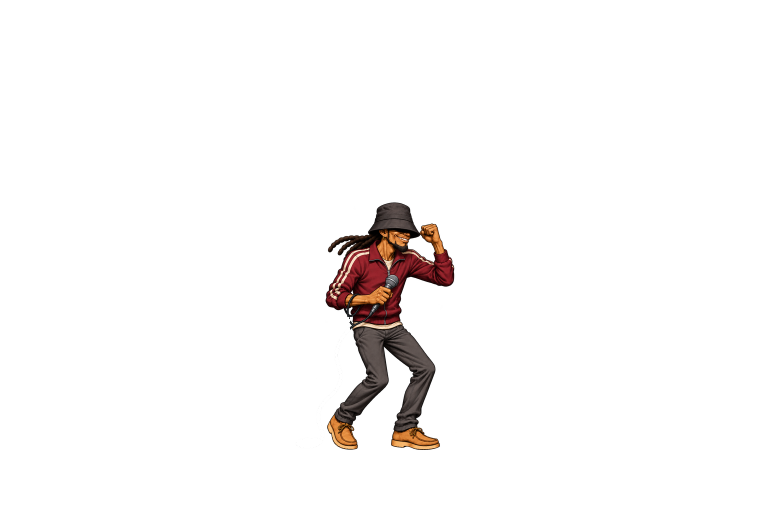
#> input picture artifacts/sound-clash/art-source/feedback/cable-candidates/08_block-cable-v1.png, 1536 x 1024 px, given in place of 12_backhand_windup.png, which was not available (shown at 1/2 size)
$ python build_cable_v2_box.py
#> lines starting #> are read from the running program, lines starting #| are printed output that depends on the picture; after the words box and inside, x2 and y2 are one past the last pixel; in counts of white or black regions, pixels touching at a corner belong together
#!/usr/bin/env python3
"""v2 candidates for 12_backhand_windup and 14_followthrough.

v1 removed the floor-tail correctly but left the cable ending in open air.
v2 keeps v1 exactly as it is and adds one short connection from that cut end
back to the nearest real occluder on the same arm:

  12_backhand_windup  — cord end runs up-left and tucks under the sleeve cuff
  14_followthrough    — cord end runs right and tucks behind the open hand

The stroke is drawn at the cord's own section (dark outline, mid body, lit-side
highlight, 4x supersampled) and then the occluder's own pixels are pasted back
over its tip, so the cable disappears behind clothing or a hand rather than
stopping in mid-air. Nothing else is touched: v1's floor-tail removal, the mic,
grip, pose, trousers, Clarks and both anchors stay identical.

Standard library plus Pillow, numpy and scipy.
"""
from pathlib import Path
import json

import numpy as np
from PIL import Image, ImageDraw, ImageFont
from scipy import ndimage

HERE = Path(__file__).resolve().parent
PACK_DIR = HERE.parents[2] / "public/assets/feedback/aligned"

W, H = 1536, 1024

OUTLINE = (2, 2, 2)
BODY = (38, 38, 38)
HILITE = (78, 78, 78)
OUTLINE_W = 6.9
BODY_W = 4.3
HILITE_W = 1.4

# start = v1's cut end; end = inside the occluder; tuck = radius of the occluder
# pixels pasted back over the tip.
JOBS = {
    "12_backhand_windup": {
        "start": (860.0, 664.0),
        "control": (857.0, 646.0),
        "end": (845.0, 636.0),
        "tuck": 6,
        "occluder": "sleeve cuff",
        "tone": ((0, 0, 0), (17, 17, 17), (36, 36, 36), (6.0, 3.6, 0.9)),
        "extra_cut": None,
        "corridor": (814, 1046),
    },
    "14_followthrough": {
        "start": (610.0, 611.0),
        "p1": (604.0, 646.0),
        "p2": (640.0, 634.0),
        "end": (657.0, 586.0),
        "tuck": 10,
        "occluder": "forearm wrap",
        "tone": (OUTLINE, BODY, HILITE, (OUTLINE_W, BODY_W, HILITE_W)),
        "extra_cut": (585, 632, 620, 690),
        "corridor": (476, 660),
    },
}


def bezier(p0, p1, p2, steps=64):
    pts = []
    for i in range(steps + 1):
        t = i / steps
        u = 1 - t
        pts.append((
            u * u * p0[0] + 2 * u * t * p1[0] + t * t * p2[0],
            u * u * p0[1] + 2 * u * t * p1[1] + t * t * p2[1],
        ))
    return pts


def cubic(p0, p1, p2, p3, steps=96):
    pts = []
    for i in range(steps + 1):
        t = i / steps
        u = 1 - t
        pts.append((
            u**3 * p0[0] + 3 * u * u * t * p1[0] + 3 * u * t * t * p2[0] + t**3 * p3[0],
            u**3 * p0[1] + 3 * u * u * t * p1[1] + 3 * u * t * t * p2[1] + t**3 * p3[1],
        ))
    return pts


def stroke_alpha(pts, width, box):
    x0, y0, x1, y1 = box
    w, h = x1 - x0, y1 - y0
    ss = 4
    layer = Image.new("L", (w * ss, h * ss), 0)
    d = ImageDraw.Draw(layer)
    sp = [((x - x0) * ss, (y - y0) * ss) for x, y in pts]
    d.line(sp, fill=255, width=int(round(width * ss)), joint="curve")
    r = width * ss / 2
    for cx, cy in (sp[0], sp[-1]):
        d.ellipse([cx - r, cy - r, cx + r, cy + r], fill=255)
    return np.asarray(layer.resize((w, h), Image.LANCZOS), dtype=np.float32) / 255.0


def blend(base, alpha, colour, box):
    out = base.copy()
    x0, y0, x1, y1 = box
    region = out[y0:y1, x0:x1].astype(np.float32)
    a = alpha[..., None]
    paint = np.array([*colour, 255], dtype=np.float32)
    out[y0:y1, x0:x1] = np.clip(region * (1 - a) + paint * a, 0, 255).astype(np.uint8)
    return out


def build(name, job):
#> called with name = '12_backhand_windup'
    src_img = Image.open(PACK_DIR / f"{name}.png").convert("RGBA")
#> src_img is the input picture: PIL image 1536x1024 RGBA; mean R, G, B, A 3.9, 2.3, 1.8, 10
    src = np.array(src_img)
    v1_img = Image.open(HERE / f"{name}-cable-v1.png").convert("RGBA")
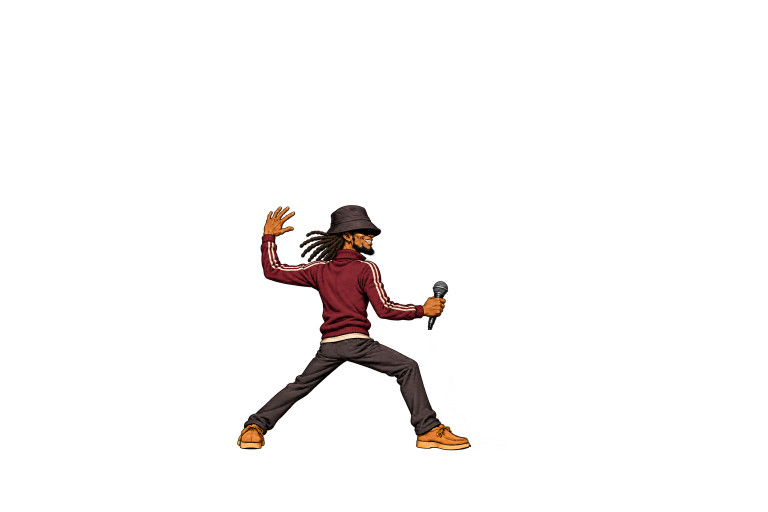
#> input picture artifacts/sound-clash/art-source/feedback/cable-candidates/12_backhand_windup-cable-v1.png, 1536 x 1024 px (shown at 1/2 size)
#> v1_img is the input picture: PIL image 1536x1024 RGBA; mean R, G, B, A 4.4, 2.4, 2, 11.5
    v1 = np.array(v1_img)

    tone_o, tone_b, tone_h, tone_w = job["tone"]
    if "p1" in job:
        path = cubic(job["start"], job["p1"], job["p2"], job["end"])
    else:
        path = bezier(job["start"], job["control"], job["end"])
    xs = [p[0] for p in path]
    ys = [p[1] for p in path]
    box = (int(min(xs)) - 8, int(min(ys)) - 8, int(max(xs)) + 9, int(max(ys)) + 9)

    # Draw on v1, so the approved floor-tail removal is carried over untouched.
    comp = v1_img.copy()
    array = np.array(comp)

    # A shorter hang than v1's, when the wrap sits above the old cut point.
    if job["extra_cut"]:
        ex0, ex1, ey0, ey1 = job["extra_cut"]
        strip = array[ey0:ey1, ex0:ex1]
        strip[strip[..., 3] > 0] = 0
        array[ey0:ey1, ex0:ex1] = strip
    array = blend(array, stroke_alpha(path, tone_w[0], box), tone_o, box)
#> in stroke_alpha, `layer = Image.new("L", (w * ss, h * ss), 0)`: layer: PIL image 128x180 L; every value is 0
#> the loop in stroke_alpha, `for cx, cy in (sp[0], sp[-1]):` made 2 passes
#> (cx, cy) on passes 1 to 2: (92, 144), (32, 32)
#> in blend, `out[y0:y1, x0:x1] = np.clip(region * (1 - a) + paint * a, 0, 255).asty..`: out: shape (1024, 1536, 4); 0.02% of pixels changed, all inside (x1, y1, x2, y2) = (839, 630, 866, 670)
    array = blend(array, stroke_alpha(path, tone_w[1], box), tone_b, box)
#> the loop in stroke_alpha (call 2), `for cx, cy in (sp[0], sp[-1]):` made 2 passes
#> call 2 of blend, with colour = (17, 17, 17), box = (837, 628, 869, 673)
#> in blend (call 2), `region = out[y0:y1, x0:x1].astype(np.float32)`:
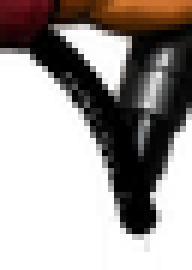
#> region: shape (45, 32, 4) float32 (shown 6 times larger); mean R, G, B, A 18, 11.4, 8.8, 109.1; transparent parts drawn white
#> in blend (call 2), `out[y0:y1, x0:x1] = np.clip(region * (1 - a) + paint * a, 0, 255).asty..`: out: shape (1024, 1536, 4); mean R, G, B, A 4.4, 2.4, 2, 11.6
    hilite = [(x + 0.7, y - 0.9) for x, y in path]
#> hilite = 65 pairs, first value 845.7 to 860.7, second value 635.1 to 663.1
    array = blend(array, stroke_alpha(hilite, tone_w[2], box) * 0.40, tone_h, box)
#> call 3 of blend, with colour = (36, 36, 36), box = (837, 628, 869, 673)
#> in blend (call 3), `a = alpha[..., None]`:
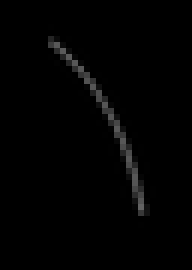
#> a: shape (45, 32, 1) float32 (shown 6 times larger); min 0, max 0.384, mean 0.00962
#> in blend (call 3), `out[y0:y1, x0:x1] = np.clip(region * (1 - a) + paint * a, 0, 255).asty..`: out: shape (1024, 1536, 4); mean R, G, B, A 4.4, 2.4, 2, 11.6

    # Occluder over the tip: the original cuff or hand pixels win.
    yy, xx = np.mgrid[0:H, 0:W]
    tuck = (xx - job["end"][0]) ** 2 + (yy - job["end"][1]) ** 2 <= job["tuck"] ** 2
    occl = tuck & (src[..., 3] > 24)
#> occl: shape (1024, 1536) bool; every value is 0
    array[occl] = src[occl]

    # Guard: v1 is respected everywhere outside this small box.
    changed = np.any(array != v1, axis=2)
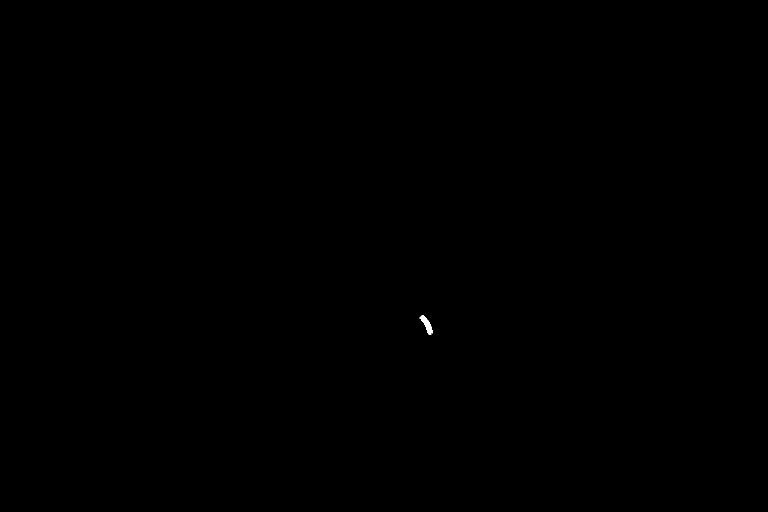
#> changed: shape (1024, 1536) bool (shown at 1/2 size); 0.03% white; 1 white region, box (x1, y1, x2, y2) and area: (839, 630, 866, 670) 399
    allowed = np.zeros((H, W), bool)
    allowed[box[1]:box[3], box[0]:box[2]] = True
    if job["extra_cut"]:
        ex0, ex1, ey0, ey1 = job["extra_cut"]
        allowed[ey0:ey1, ex0:ex1] = True
    if np.any(changed & ~allowed):
        raise SystemExit(f"{name}: change outside the connection box — aborting")

    out_img = Image.fromarray(array, "RGBA")
    out_img.save(HERE / f"{name}-cable-v2.png")

    lab, n = ndimage.label(changed, structure=np.ones((3, 3), bool))
#> n = 1
    regions = []
    for i in range(1, n + 1):
        ys_, xs_ = np.nonzero(lab == i)
        if xs_.size < 4:
            continue
        regions.append({
            "id": 0,
            "pixels": int(xs_.size),
            "bbox": [int(xs_.min()), int(ys_.min()), int(xs_.max()), int(ys_.max())],
        })
#> after the loop, regions = 1 item
    regions.sort(key=lambda r: -r["pixels"])
    for k, r in enumerate(regions, 1):
        r["id"] = k
#> this loop made 1 pass
#> k on pass 1: 1

    opaque = v1[..., 3] > 24
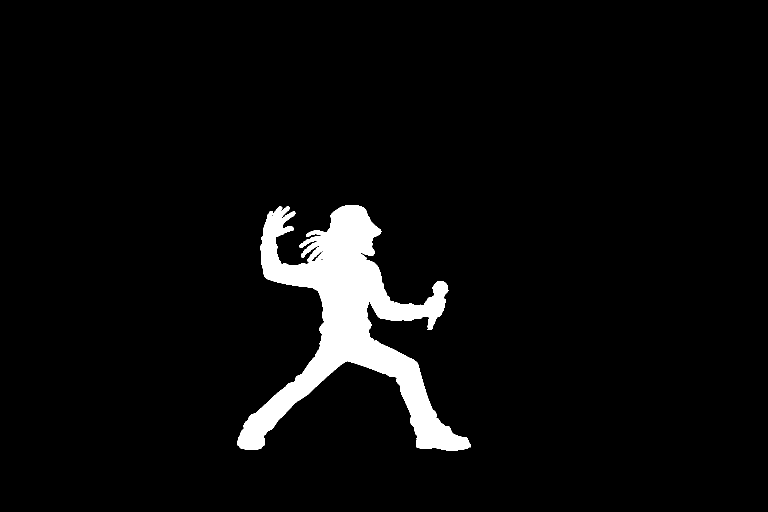
#> opaque: shape (1024, 1536) bool (shown at 1/2 size); 4.7% white; 1 white region, box (x1, y1, x2, y2) and area: (474, 410, 942, 901) 73431
    base = (v1[..., :3] * 0.26).astype(np.uint8)
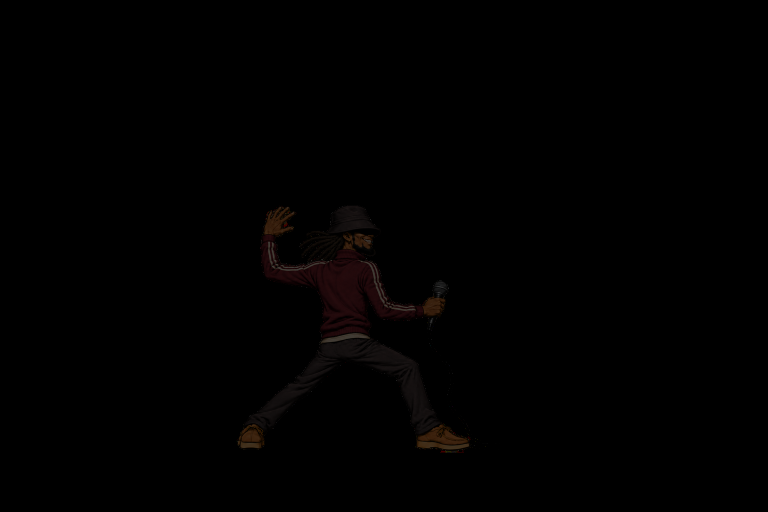
#> base: shape (1024, 1536, 3) (shown at 1/2 size); mean R, G, B 1.1, 0.6, 0.5
    diff_img = base.copy()
    diff_img[opaque] = (base[opaque] + 26).clip(0, 255)
#> diff_img: shape (1024, 1536, 3); 4.67% of pixels changed, all inside (x1, y1, x2, y2) = (474, 410, 942, 901)
    diff_img[changed] = (70, 255, 190)
#> diff_img: shape (1024, 1536, 3); mean R, G, B 2.4, 1.9, 1.8
    dimg = Image.fromarray(diff_img)
    dd = ImageDraw.Draw(dimg)
    try:
        font = ImageFont.load_default(size=24)
    except Exception:
        font = None
    ys_, xs_ = np.nonzero(changed)
#> ys_ = 399 values from 630 to 669; xs_ = 399 values, max 865 at index 357, min 839 at index 29, mean 853.3
    dd.rectangle([int(xs_.min()) - 6, int(ys_.min()) - 6, int(xs_.max()) + 6, int(ys_.max()) + 6],
                 outline=(255, 220, 120), width=2)
    dd.text((520, 40), f"{name} — v1 vs v2 (connection into the {job['occluder']})",
            fill=(235, 235, 235), font=font)
    dd.text((520, 72), "green = short connection added over v1", fill=(140, 255, 205), font=font)
    dimg.save(HERE / f"diff-{name}-v1-vs-v2.png")
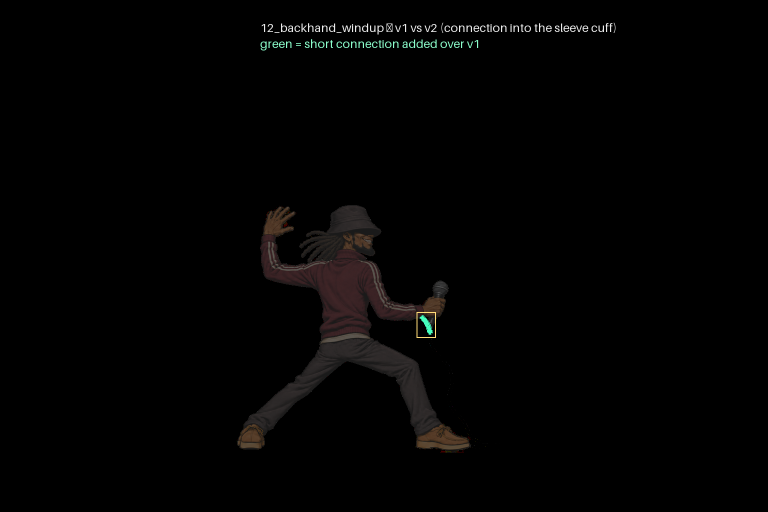
#> saved as diff-12_backhand_windup-v1-vs-v2.png: PIL image 1536x1024 RGB (shown at 1/2 size); mean R, G, B 3.1, 2.7, 2.5

    meta = {
        "pose": name,
        "base": f"{name}-cable-v1.png",
        "candidate": f"{name}-cable-v2.png",
        "canvas": [W, H],
        "connection": [list(job["start"]), list(job.get("control", job.get("p1"))), list(job.get("p2", job["end"])), list(job["end"])],
        "occluder": job["occluder"],
        "changed_pixels": int(changed.sum()),
        "changed_bbox": [int(xs_.min()), int(ys_.min()), int(xs_.max()), int(ys_.max())],
        "regions": regions,
        "anchor": [768, 900],
        "floor_tail_removal": "identical to v1",
    }
    (HERE / f"diff-{name}-v1-vs-v2.json").write_text(json.dumps(meta, indent=2) + "\n")
    print(f"{name}: +{int(changed.sum())} px changed over v1, bbox {meta['changed_bbox']}, "
          f"tucks behind the {job['occluder']}")
#| 12_backhand_windup: +399 px changed over v1, bbox [839, 630, 865, 669], tucks behind the sleeve cuff


def main():
    for name, job in JOBS.items():
        build(name, job)


if __name__ == "__main__":
    main()
